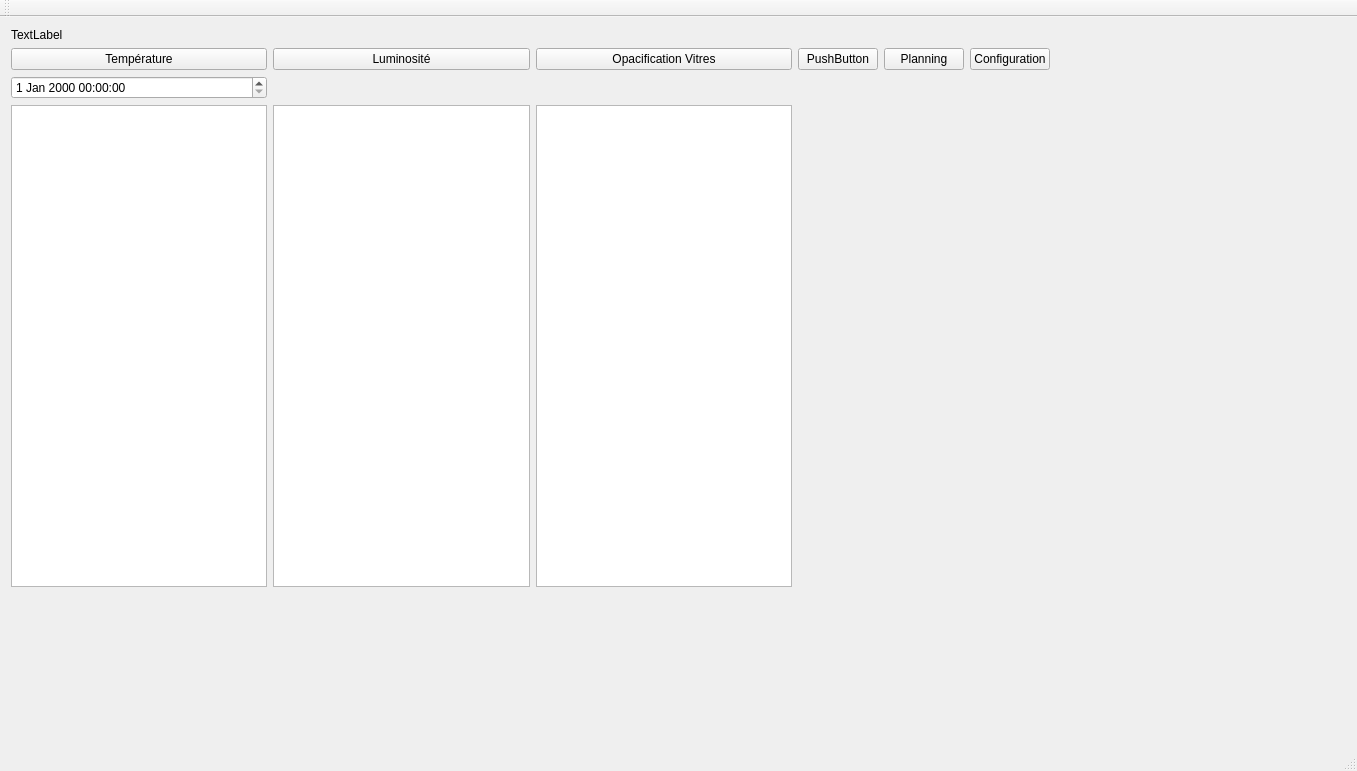
<?xml version="1.0" encoding="UTF-8"?>
<ui version="4.0">
 <class>MainWindow</class>
 <widget class="QMainWindow" name="MainWindow">
  <property name="geometry">
   <rect>
    <x>0</x>
    <y>0</y>
    <width>1357</width>
    <height>771</height>
   </rect>
  </property>
  <property name="windowTitle">
   <string>MainWindow</string>
  </property>
  <widget class="QWidget" name="centralWidget">
   <widget class="QWidget" name="gridLayoutWidget">
    <property name="geometry">
     <rect>
      <x>0</x>
      <y>0</y>
      <width>1061</width>
      <height>581</height>
     </rect>
    </property>
    <layout class="QGridLayout" name="gridLayout_2">
     <item row="1" column="3">
      <widget class="QPushButton" name="OpacEditButton">
       <property name="text">
        <string>Opacification Vitres</string>
       </property>
      </widget>
     </item>
     <item row="1" column="4">
      <widget class="QPushButton" name="pushButton">
       <property name="text">
        <string>PushButton</string>
       </property>
      </widget>
     </item>
     <item row="1" column="1">
      <widget class="QPushButton" name="LumEditButton">
       <property name="text">
        <string>Luminosité</string>
       </property>
      </widget>
     </item>
     <item row="1" column="5">
      <widget class="QPushButton" name="PlanningEditButton_2">
       <property name="text">
        <string>Planning</string>
       </property>
      </widget>
     </item>
     <item row="1" column="6">
      <widget class="QPushButton" name="ConfigEditButton">
       <property name="text">
        <string>Configuration</string>
       </property>
      </widget>
     </item>
     <item row="0" column="0">
      <widget class="QLabel" name="LogoLabel">
       <property name="text">
        <string>TextLabel</string>
       </property>
      </widget>
     </item>
     <item row="3" column="0">
      <widget class="QTextEdit" name="TempText"/>
     </item>
     <item row="1" column="0">
      <widget class="QPushButton" name="TempEditButton">
       <property name="text">
        <string>Température</string>
       </property>
      </widget>
     </item>
     <item row="3" column="3">
      <widget class="QTextEdit" name="OpacText"/>
     </item>
     <item row="2" column="0">
      <widget class="QDateTimeEdit" name="dateTimeEdit"/>
     </item>
     <item row="3" column="1">
      <widget class="QTextEdit" name="LumText"/>
     </item>
    </layout>
   </widget>
  </widget>
  <widget class="QMenuBar" name="menuBar">
   <property name="geometry">
    <rect>
     <x>0</x>
     <y>0</y>
     <width>1357</width>
     <height>25</height>
    </rect>
   </property>
  </widget>
  <widget class="QToolBar" name="mainToolBar">
   <attribute name="toolBarArea">
    <enum>TopToolBarArea</enum>
   </attribute>
   <attribute name="toolBarBreak">
    <bool>false</bool>
   </attribute>
  </widget>
  <widget class="QStatusBar" name="statusBar"/>
 </widget>
 <layoutdefault spacing="6" margin="11"/>
 <resources/>
 <connections/>
</ui>
